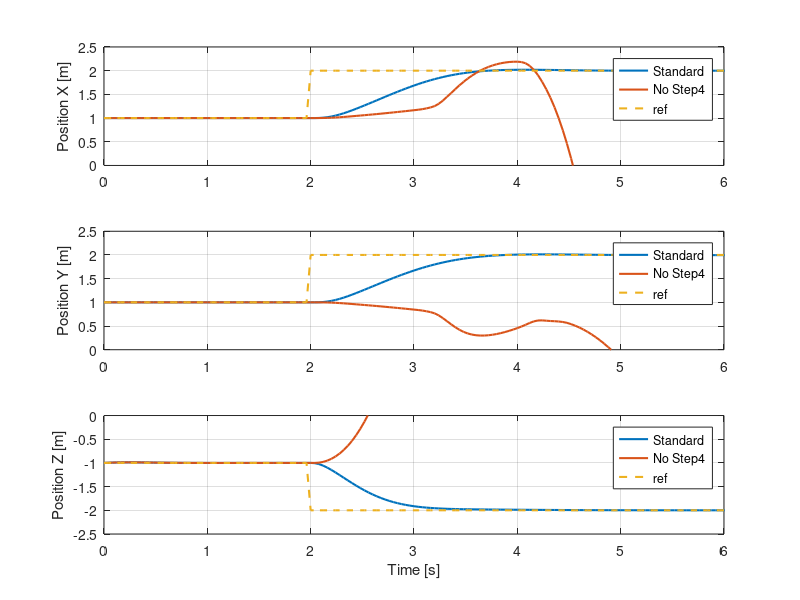

This figure's MATLAB source: (Note: this script raises an error after producing the figure.)
clear;
close all;
clc;

%% Load variables: Nonlinear controller
load("Nonlinear.mat")

% Common variables
r = r_out.';
T_eq = param.nrotor_vehicle_mass_true*param.g;

start_time = 2;
sim_time = start_time + run_time;

time = 0:param.sample_time_measurements_full_state:sim_time;

% Specific variables
u_nl = [total_thrust_cmd body_rates_cmd].';

x_state_nl = full_state_act(:,1:9).';

x_nl = x_state_nl(1,:);
y_nl = x_state_nl(2,:);
z_nl = x_state_nl(3,:);

roll_nl = x_state_nl(7,:)*180/pi;
pitch_nl = x_state_nl(8,:)*180/pi;
yaw_nl = x_state_nl(9,:)*180/pi;

thrust_exc_nl = exc_param.thrust_exc_signal;
rolld_exc_nl = exc_param.rolld_exc_signal;
pitchd_exc_nl = exc_param.pitchd_exc_signal;

T_data_nl = u_data(1,:);
rolld_data_nl = u_data(2,:)*180/pi;
pitchd_data_nl = u_data(3,:)*180/pi;

x_data_nl = y_data(1,:);
y_data_nl = y_data(2,:);
z_data_nl = y_data(3,:);

time_data = 0:param.sample_time_measurements_full_state:exc_param.exc_signal_time-0.04;


%% Load variables: Linear controller
load("Nonlinear_no_circshift.mat")

% Specific variables
u_nl_nc = [total_thrust_cmd body_rates_cmd].';

x_state_nl_nc = full_state_act(:,1:9).';

x_nl_nc = x_state_nl_nc(1,:);
y_nl_nc= x_state_nl_nc(2,:);
z_nl_nc = x_state_nl_nc(3,:);

roll_nl_nc = x_state_nl_nc(7,:)*180/pi;
pitch_nl_nc = x_state_nl_nc(8,:)*180/pi;
yaw_nl_nc = x_state_nl_nc(9,:)*180/pi;

time_comp_nl_nc = solve_time_out;

thrust_exc_nl_nc = exc_param.thrust_exc_signal;
rolld_exc_nl_nc = exc_param.rolld_exc_signal;
pitchd_exc_nl_nc = exc_param.pitchd_exc_signal;

T_data_nl_nc = u_data(1,:);
rolld_data_nl_nc = u_data(2,:)*180/pi;
pitchd_data_nl_nc = u_data(3,:)*180/pi;

x_data_nl_nc = y_data(1,:);
y_data_nl_nc = y_data(2,:);
z_data_nl_nc = y_data(3,:);

% Remove unnecessary variables
clear total_thrust_cmd body_rates_cmd full_state_meas full_state_act...
    run_time param r_out Tini solve_time_out start_time

%% Plots

% % Positions
% f_pos = figure();
% f_pos.Position = [50 100 1450 450];
% t_pos = tiledlayout(1,3,'TileSpacing','tight','Padding','tight');
% title(t_pos,'Positions','FontWeight','bold')
% 
% nexttile
% plot(time, x_nl)
% hold on
% plot(time, x_l)
% hold on
% plot(time, r(1,:))
% ylabel('X [m]') 
% xlabel('Time [s]')
% legend('Nonlinear','Linear','ref','Location','best')
% grid on
% 
% nexttile
% plot(time, y_nl)
% hold on
% plot(time, y_l)
% hold on
% plot(time, r(2,:))
% ylabel('Y [m]') 
% xlabel('Time [s]')
% legend('Nonlinear','Linear','ref','Location','best')
% grid on
% 
% nexttile
% plot(time, z_nl)
% hold on
% plot(time, z_l)
% hold on
% plot(time, r(3,:))
% ylabel('Z [m]') 
% xlabel('Time [s]')
% legend('Nonlinear','Linear','ref','Location','best')
% grid on


% % Euler Angles
% f_ang = figure();
% f_ang.Position = [50 100 1450 600];
% t_ang = tiledlayout(1,3,'TileSpacing','tight','Padding','tight');
% title(t_ang,'Euler Angles','FontWeight','bold')
% 
% nexttile
% plot(time, roll_nl)
% hold on
% plot(time, roll_l)
% ylabel('Phi [º]') 
% xlabel('Time [s]')
% legend('Nonlinear','Linear','Location','best')
% grid on
% 
% nexttile
% plot(time, pitch_nl)
% hold on
% plot(time, pitch_l)
% ylabel('Theta [º]') 
% xlabel('Time [s]')
% legend('Nonlinear','Linear','Location','best')
% grid on
% 
% nexttile
% plot(time, yaw_nl)
% hold on
% plot(time, yaw_l)
% ylabel('Psi [º]') 
% xlabel('Time [s]')
% legend('Nonlinear','Linear','Location','best')
% grid on
% 
% 
% % Thrust
% figure()
% plot(time, u_nl(1,:))
% hold on
% plot(time, u_l(1,:))
% hold on
% plot(time, T_eq*ones(1,length(time)), '--')
% ylabel('T [N]') 
% xlabel('Time [s]')
% legend('Nonlinear','Linear','ref','Location','best')
% grid on


% % Position XY
% myFigure1 = figure();
% plot(time, x_nl, 'LineWidth',1.5)
% hold on
% plot(time, x_nl_nc, 'LineWidth',1.5)
% hold on
% plot(time, y_nl, 'LineWidth',1.5)
% hold on
% plot(time, y_nl_nc, 'LineWidth',1.5)
% hold on
% plot(time, r(1,:), '--', 'LineWidth',1.5)
% ylabel('Position [m]') 
% xlabel('Time [s]')
% legend('X','X_{No Step4}','Y','Y_{No Step4}','Ref','Location','east')
% grid on
% xlim([0 8])
% ylim([0 2.5])
% 
% % Position Z
% myFigure2 = figure();
% plot(time, z_nl, 'LineWidth',1.5)
% hold on
% plot(time, z_nl_nc, 'LineWidth',1.5)
% hold on
% plot(time, r(3,:), '--', 'LineWidth',1.5)
% ylabel('Position Z [m]') 
% xlabel('Time [s]')
% legend('Standard','No Step4','ref','Location','best')
% grid on
% xlim([0 8])
% ylim([-2.5 0])

% % Euler Angles
% myFigure3 = figure();
% plot(time, roll_nl, 'LineWidth',1.5)
% hold on
% plot(time, roll_nl_nc, 'LineWidth',1.5)
% hold on
% plot(time, pitch_nl, 'LineWidth',1.5)
% hold on
% plot(time, pitch_nl_nc, 'LineWidth',1.5)
% hold on
% plot(time, yaw_nl, 'LineWidth',1.5)
% hold on
% plot(time, yaw_nl_nc, 'LineWidth',1.5)
% ylabel('Euler Angles [\circ]') 
% xlabel('Time [s]')
% legend('\phi_{nonlinear}','\phi_{linear}','\theta_{nonlinear}','\theta_{linear}','\psi_{nonlinear}','\psi_{linear}','Location','southeast')
% grid on
% xlim([0 8])


% Position XY
myFigure1 = figure();
subplot(3,1,1)
plot(time, x_nl, 'LineWidth',1.5)
hold on
plot(time, x_nl_nc, 'LineWidth',1.5)
hold on
plot(time, r(1,:), '--', 'LineWidth',1.5)
ylabel('Position X [m]') 
ylim([0 2.5])
xlim([0 6])
legend('Standard','No Step4','ref','Location','best')
grid on

subplot(3,1,2)
plot(time, y_nl, 'LineWidth',1.5)
hold on
plot(time, y_nl_nc, 'LineWidth',1.5)
hold on
plot(time, r(1,:), '--', 'LineWidth',1.5)
ylabel('Position Y [m]') 
ylim([0 2.5])
xlim([0 6])
legend('Standard','No Step4','ref','Location','best')
grid on

subplot(3,1,3)
plot(time, z_nl, 'LineWidth',1.5)
hold on
plot(time, z_nl_nc, 'LineWidth',1.5)
hold on
plot(time, r(3,:), '--', 'LineWidth',1.5)
ylabel('Position Z [m]') 
xlabel('Time [s]')
legend('Standard','No Step4','ref','Location','best')
grid on
xlim([0 6])
ylim([-2.5 0])


saveFigAsPDF(myFigure1,'Figures_PDF/resp_XYZ_nocircshift');
% saveFigAsPDF(myFigure2,'Figures_PDF/resp_Z_nocircshift');



% figure()
% plot(time_data, x_data_nl, 'LineWidth',1.5)
% hold on
% plot(time_data, x_data_nl_nc, 'LineWidth',1.5)
% ylabel('Position X [m]') 
% xlabel('Time [s]')
% legend('Standard','No Step4','Location','best')
% grid on
% xlim([0 inf])
% 
% figure()
% plot(time_data, y_data_nl, 'LineWidth',1.5)
% hold on
% plot(time_data, y_data_nl_nc, 'LineWidth',1.5)
% ylabel('Position Y [m]') 
% xlabel('Time [s]')
% legend('Standard','No Step4','Location','best')
% grid on
% xlim([0 inf])
% 
% figure()
% plot(time_data, z_data_nl, 'LineWidth',1.5)
% hold on
% plot(time_data, z_data_nl_nc, 'LineWidth',1.5)
% ylabel('Position Z [m]') 
% xlabel('Time [s]')
% legend('Standard','No Step4','Location','best')
% grid on
% xlim([0 inf])


% figure()
% plot(time_data, T_data_nl, 'LineWidth',1.5)
% hold on
% plot(time_data, T_data_nl_nc, 'LineWidth',1.5)
% ylabel('Thrust [N]') 
% xlabel('Time [s]')
% legend('Standard','No Step4','Location','best')
% grid on
% xlim([0 inf])
% 
% figure()
% plot(time_data, rolld_data_nl, 'LineWidth',1.5)
% hold on
% plot(time_data, rolld_data_nl_nc, 'LineWidth',1.5)
% ylabel('Roll_d [\circ]') 
% xlabel('Time [s]')
% legend('Standard','No Step4','Location','best')
% grid on
% xlim([0 inf])
% 
% 
% figure()
% plot(time_data, pitchd_data_nl, 'LineWidth',1.5)
% hold on
% plot(time_data, pitchd_data_nl_nc, 'LineWidth',1.5)
% ylabel('Pitch_d [\circ]') 
% xlabel('Time [s]')
% legend('Standard','No Step4','Location','best')
% grid on
% xlim([0 inf])
% 
% 
% figure()
% plot(time_data, thrust_exc_nl, 'LineWidth',1.5)
% hold on
% plot(time_data, thrust_exc_nl_nc, 'LineWidth',1.5)
% ylabel('Thrust [N]') 
% xlabel('Time [s]')
% legend('Standard','No Step4','Location','best')
% grid on
% xlim([0 inf])
% 
% figure()
% plot(time_data, rolld_exc_nl, 'LineWidth',1.5)
% hold on
% plot(time_data, rolld_exc_nl_nc, 'LineWidth',1.5)
% ylabel('Roll_d [\circ]') 
% xlabel('Time [s]')
% legend('Standard','No Step4','Location','best')
% grid on
% xlim([0 inf])
% 
% 
% figure()
% plot(time_data, pitchd_exc_nl, 'LineWidth',1.5)
% hold on
% plot(time_data, pitchd_exc_nl_nc, 'LineWidth',1.5)
% ylabel('Pitch_d [\circ]') 
% xlabel('Time [s]')
% legend('Standard','No Step4','Location','best')
% grid on
% xlim([0 inf])


